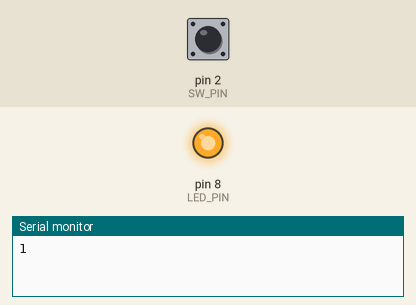
This sketch was run on a simulated Arduino Uno, built with avr-gcc and run on an emulated ATmega328P. Parts: output pins drawn as LEDs (lit = HIGH), the last lines printed to the serial monitor. Dashed ring = blinking. The test bench sets the inputs (shaded band); at power-on: pin 2 (SW_PIN) HIGH.

Above: at 0.6 s.
At 1.2 s:
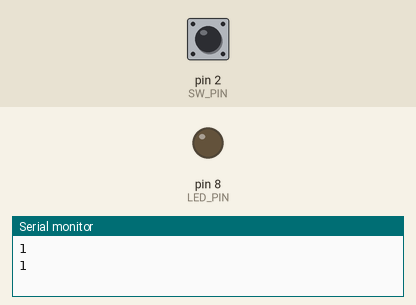
1.3 s: pin 2 (SW_PIN) pulled LOW for 0.15 s
At 2.8 s:
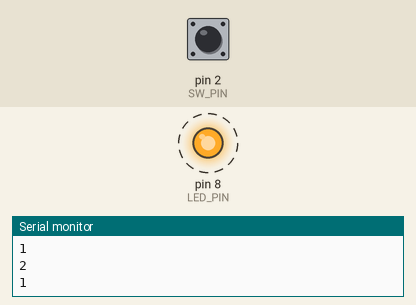
Timing chart, 0 to 10.3 s (numbered marks = the images above; inputs shaded):
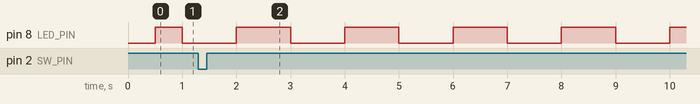

Measured:
- after the input at 1.3 s, pin 8 (LED_PIN): alternates HIGH for 1.0 s and LOW for 1.0 s, starting after 0.70 s

The sketch:

Lab2.ino
```cpp
#define LED_PIN 8
#define SW_PIN 2
bool buttonStatus=true;
int mode=1,tmp;
int timer1_counter;
int interrupt_count=0;
bool toggle=true;

void setup()
{
  Serial.begin(9600);
  pinMode(LED_PIN, OUTPUT);
  pinMode(SW_PIN, INPUT);
  attachInterrupt(digitalPinToInterrupt(SW_PIN),ISR_Callback, RISING);

  noInterrupts();
  TCCR1A = 0;                //RESET TIMER
  TCCR1B = 0;               //RESET TIMER REGISTER
  timer1_counter = 34285;
  TCNT1 = timer1_counter;         //SET TIMER REGISTER VALUE

  TCCR1B |= (1 << CS12);          //PRESCALER
  TIMSK1 |= (1 << TOIE1);         //ENABLE TIMER OVERFLOW INTERRUPT

  interrupts();
}

void loop()
{

}

void ISR_Callback()
{
  mode++;
  if(mode>3){mode=1;}
  interrupt_count=0;
}

ISR (TIMER1_OVF_vect)
{
  interrupt_count++;
  Serial.println(interrupt_count);
  TCNT1 = timer1_counter;
  if(interrupt_count==mode)
  {
    interrupt_count=0;
    digitalWrite(LED_PIN, toggle);
    toggle=!toggle;
  }
}
```
